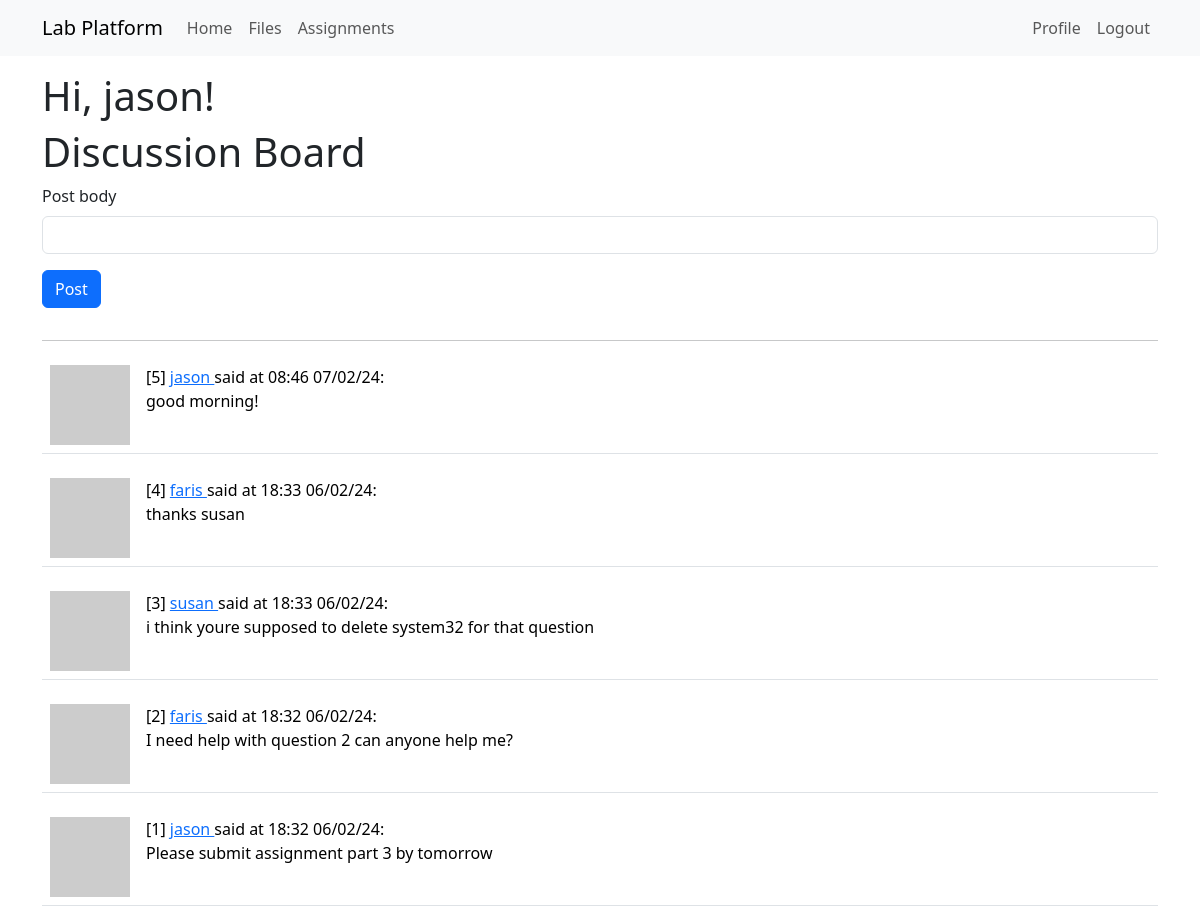
The page /index (signed in) on the database its author committed.
### app/models.py (models this page shows, shortened)
class User(UserMixin, db.Model):
    id: so.Mapped[int] = so.mapped_column(primary_key=True)
    username: so.Mapped[str] = so.mapped_column(sa.String(64), index=True,
                                                unique=True)
    email: so.Mapped[str] = so.mapped_column(sa.String(120), index=True,
                                             unique=True)
    password_hash: so.Mapped[Optional[str]] = so.mapped_column(sa.String(256))
    posts: so.WriteOnlyMapped['Post'] = so.relationship(
        back_populates='author')
    files: so.WriteOnlyMapped['File'] = so.relationship(
        back_populates='uploader')
    role: so.Mapped[int] = so.mapped_column(sa.Integer, default=-1, index=True, unique=False)
    assignments: so.WriteOnlyMapped['Assignment'] = so.relationship(
        back_populates='asmtauthor')
    submissions: so.WriteOnlyMapped['Submission'] = so.relationship(
        back_populates='submitter')
    def avatar(self, size):
        digest = md5(self.email.lower().encode('utf-8')).hexdigest()
        return f'https://www.gravatar.com/avatar/{digest}?d=identicon&s={size}'
    def is_admin(self):
        return self.role == 0

class Post(db.Model):
    id: so.Mapped[int] = so.mapped_column(primary_key=True)
    body: so.Mapped[str] = so.mapped_column(sa.String(140))
    timestamp: so.Mapped[datetime] = so.mapped_column(
        index=True, default=lambda: datetime.now(timezone.utc))
    user_id: so.Mapped[int] = so.mapped_column(sa.ForeignKey(User.id),
                                               index=True)
    author: so.Mapped[User] = so.relationship(back_populates='posts')
    def get_ftime(self):
        return self.timestamp.strftime("%H:%M %d/%m/%y")

### app/routes.py (the view)
@app.route('/index', methods=['GET', 'POST'])
@login_required
def index():
    form = PostForm()
    if form.validate_on_submit():
        post = Post(body=form.body.data, user_id=current_user.id,)
        db.session.add(post)
        db.session.commit()
        flash('Posted!')
        return redirect(url_for('index'))
    return render_template('index.html',
                            title='Discussion Board',
                                posts= db.session.scalars(sa.select(Post).order_by(sa.desc(Post.timestamp))).all(),
                                form = form)

### app/forms.py
class PostForm(FlaskForm):
    body = StringField('Post body', validators=[DataRequired()])
    submit = SubmitField('Post')

### app/models.py (called while the page is built)
@login.user_loader
def load_user(id):
    return db.session.get(User, int(id))

### app/templates/index.html
{% extends "base.html" %}
{% import 'bootstrap_wtf.html' as wtf %}
{% block content %}
    <h1>Hi, {{ current_user.username }}!</h1>
    <h1>Discussion Board</h1>
    {{ wtf.quick_form(form) }}
    <hr>
    {% for post in posts %}
        {% include '_post.html' %}
    {% endfor %}
{% endblock %}

### app/templates/_post.html
<table class="table table-hover">
    <tr>
        <td width="70px">
            <a href="{{ url_for('user', username=post.author.username) }}">
                <img src="{{ post.author.avatar(70) }}" />
            </a>
        </td>
        <td>
            [{{ post.id }}]
            <a href="{{ url_for('user', username=post.author.username) }}">
                {{ post.author.username }}
            </a>
            said at {{ post.get_ftime() }}:
            <br>
            {{ post.body }}
        </td>
    </tr>
</table>

### rows shown on the page
User: username "jason"
Post: id "5", author.username "jason", get_ftime "08:46 07/02/24", body "good morning!"
Post: id "4", author.username "faris", get_ftime "18:33 06/02/24", body "thanks susan"
Post: id "3", author.username "susan", get_ftime "18:33 06/02/24", body "i think youre supposed to delete system32 for that question"
Post: id "2", author.username "faris", get_ftime "18:32 06/02/24", body "I need help with question 2 can anyone help me?"
Post: id "1", author.username "jason", get_ftime "18:32 06/02/24", body "Please submit assignment part 3 by tomorrow"

### other values the page prints
{{ field.label(class='form-label') }} "Post body"
